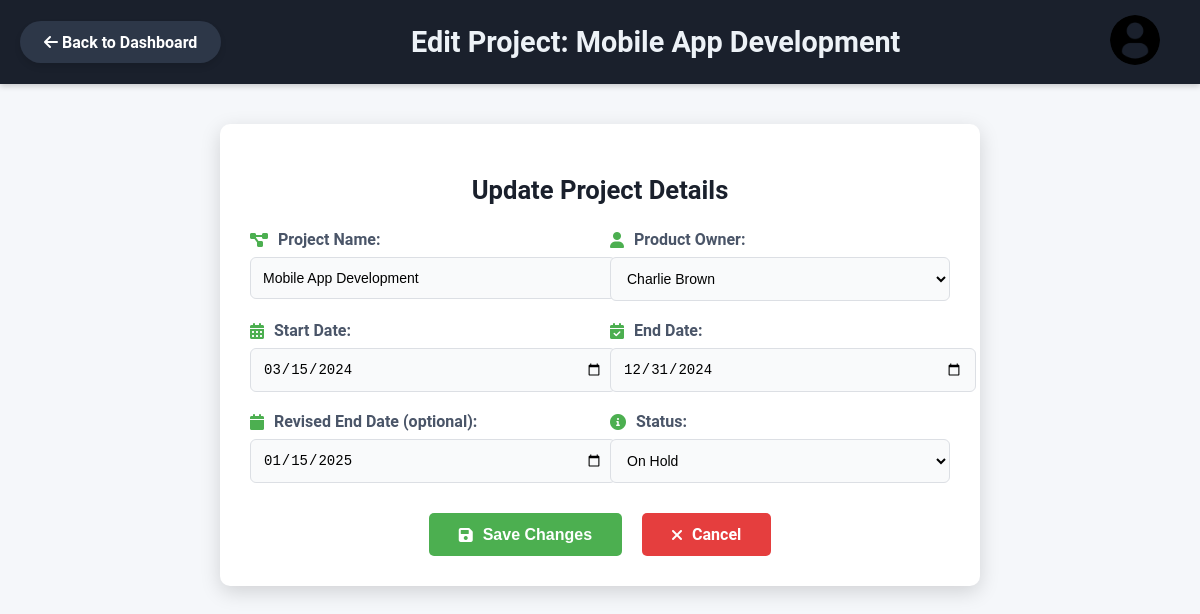
/project/edit/3, run on the app's committed database.
### tables this page shows
CREATE TABLE ProjectInfo (
    ProjectID INT PRIMARY KEY,
    ProjectName VARCHAR(100),
    ProductOwnerID INT,
    StartDate DATE,
    EndDate DATE,
    RevisedEndDate DATE,
    Status VARCHAR(50),
    FOREIGN KEY (ProductOwnerID) REFERENCES ProductOwner(ProductOwnerID)
);

CREATE TABLE ProductOwner (
    ProductOwnerID INT PRIMARY KEY,
    Name VARCHAR(100),
    Email VARCHAR(100),
    ContactNumber VARCHAR(20)
);

### app.py (the view, shortened to what this page needs)
@app.route('/project/edit/<int:project_id>', methods=['GET', 'POST'])
def edit_project(project_id):
    db = get_db()
    project = db.execute('''
        SELECT p.ProjectID, p.ProjectName, p.ProductOwnerID, p.StartDate, p.EndDate, p.RevisedEndDate, p.Status, po.Name
        FROM ProjectInfo p
        JOIN ProductOwner po ON p.ProductOwnerID = po.ProductOwnerID
        WHERE p.ProjectID = ?;
    ''', (project_id,)).fetchone()
    if project:
        product_owners = db.execute('SELECT ProductOwnerID, Name FROM ProductOwner').fetchall()
        return render_template('edit_project.html', project=project, product_owners=product_owners)
    else:
        return "Project not found", 404

### app.py (called while the page is built)
def get_db():
    db = getattr(g, '_database', None)
    if db is None:
        db = g._database = sqlite3.connect(DATABASE)
        db.row_factory = sqlite3.Row  # Enable dict-like access to rows
    return db

@app.teardown_appcontext
def close_connection(exception):
    db = getattr(g, '_database', None)
    if db is not None:
        db.close()

### templates/edit_project.html (shortened to what this page needs)
<!DOCTYPE html>
<html lang="en">
<head>
    <link rel="stylesheet" href="/static/edit_project.css">
    <link href="https://cdnjs.cloudflare.com/ajax/libs/font-awesome/6.0.0-beta3/css/all.min.css" rel="stylesheet">
</head>
<body>
    <header>
        <div id="header-content">
            <a href="/" class="back-to-dashboard">
                <i class="fas fa-arrow-left"></i> Back to Dashboard
            </a>
            <h1>Edit Project: {{ project['ProjectName'] }}</h1>
            <div id="logo-section">
                <a href="/"><img id="logo" src="{{ url_for('static', filename='profile-user.png') }}" alt="User Logo"></a>
            </div>
        </div>
    </header>
    <section id="edit-project">
        <div class="form-container">
            <h2>Update Project Details</h2>
            <form action="/project/update/{{ project['ProjectID'] }}" method="POST">
                <div class="form-row">
                    <div class="form-group">
                        <label for="name"><i class="fas fa-project-diagram"></i> Project Name:</label>
                        <input type="text" id="name" name="name" value="{{ project['ProjectName'] }}" required>
                    </div>
                    <div class="form-group">
                        <label for="product_owner"><i class="fas fa-user"></i> Product Owner:</label>
                        <select id="product_owner" name="product_owner_id" required>
                            {% for owner in product_owners %}
                                <option value="{{ owner.ProductOwnerID }}" {% if owner.ProductOwnerID == project['ProductOwnerID'] %}selected{% endif %}>
                                    {{ owner.Name }}
                                </option>
                            {% endfor %}
                        </select>
                    </div>
                </div>
                <div class="form-row">
                    <div class="form-group">
                        <label for="start_date"><i class="fas fa-calendar-alt"></i> Start Date:</label>
                        <input type="date" id="start_date" name="start_date" value="{{ project['StartDate'] }}" required>
                    </div>
                    <div class="form-group">
                        <label for="end_date"><i class="fas fa-calendar-check"></i> End Date:</label>
                        <input type="date" id="end_date" name="end_date" value="{{ project['EndDate'] }}" required>
                    </div>
                </div>
                <div class="form-row">
                    <div class="form-group">
                        <label for="revised_date"><i class="fas fa-calendar"></i> Revised End Date (optional):</label>
                        <input type="date" id="revised_date" name="revised_date" value="{{ project['RevisedEndDate'] }}">
                    </div>
                    <div class="form-group">
                        <label for="status"><i class="fas fa-info-circle"></i> Status:</label>
                        <select id="status" name="status" required>
                            <option value="On Hold" {% if project['Status'] == 'On Hold' %}selected{% endif %}>On Hold</option>
                        </select>
                    </div>
                </div>
                <div class="form-actions">
                    <button type="submit" class="btn btn-primary"><i class="fas fa-save"></i> Save Changes</button>
                    <a href="/" class="btn btn-secondary"><i class="fas fa-times"></i> Cancel</a>
                </div>
            </form>
        </div>
    </section>
</body>
</html>

### static/edit_project.css (style rules this page uses)
body { margin: 0; font-family: Arial, sans-serif; background-color: #f9f9f9; color: #333; }
header { background-color: #333; color: white; padding: 10px 20px; display: flex; align-items: center; justify-content: space-between; flex-wrap: wrap; box-shadow: 0 2px 5px rgba(0, 0, 0, 0.2); }
#header-content { display: flex; align-items: center; width: 100%; }
#logo-section { display: flex; flex-direction: column; align-items: center; margin-right: 20px; }
#logo { width: 55px; height: 55px; border-radius: 50%; object-fit: cover; transition: transform 0.3s ease; }
header h1 { flex: 1; text-align: center; font-size: 1.8rem; margin: 0; }
#header-content { display: flex; align-items: center; width: 100%; justify-content: space-between; }
#logo-section { display: flex; flex-direction: column; align-items: center; margin-left: 20px; }
#logo { width: 50px; height: 50px; border-radius: 50%; object-fit: cover; }
.form-container { max-width: 800px; margin: 40px auto; padding: 30px; background: white; border-radius: 8px; box-shadow: 0 4px 12px rgba(0, 0, 0, 0.15); }
h2 { text-align: center; color: #333; margin-bottom: 30px; }
.form-row { display: flex; gap: 20px; margin-bottom: 20px; }
.form-group { flex: 1; display: flex; flex-direction: column; }
label { font-weight: bold; margin-bottom: 8px; color: #333; }
label i { margin-right: 8px; color: #000000; }
input, select { width: 100%; padding: 12px; border: 1px solid #ddd; border-radius: 4px; font-size: 14px; }
.form-actions { display: flex; justify-content: center; gap: 20px; margin-top: 30px; }
button.btn-primary, a.btn-secondary { padding: 12px 25px; font-size: 16px; font-weight: bold; color: white; background: #4caf50; border: none; border-radius: 5px; cursor: pointer; display: inline-flex; align-items: center; gap: 10px; text-align: center; }
a.btn-secondary { background: #d32f2f; text-decoration: none; }
.back-to-dashboard { display: inline-block; font-size: 1rem; font-weight: 600; color: #fff; text-decoration: none; padding: 0.7rem 1.5rem; border-radius: 25px; background-color: #333; box-shadow: 0 4px 6px rgba(0, 0, 0, 0.1); transition: background-color 0.3s, transform 0.2s; }
body { margin: 0; font-family: 'Roboto', sans-serif; background-color: #f5f7fa; color: #444; }
header { background-color: #1a202c; color: #f7fafc; padding: 15px 20px; display: flex; align-items: center; justify-content: space-between; flex-wrap: wrap; box-shadow: 0 2px 6px rgba(0, 0, 0, 0.2); }
#logo-section { display: flex; align-items: center; margin-right: 20px; }
#logo { width: 50px; height: 50px; border-radius: 50%; object-fit: cover; transition: transform 0.3s ease, box-shadow 0.3s ease; }
header h1 { flex: 1; text-align: center; font-size: 1.8rem; margin: 0; color: #edf2f7; }
.back-to-dashboard { display: inline-block; font-size: 1rem; font-weight: 600; color: #fff; text-decoration: none; padding: 0.7rem 1.5rem; border-radius: 25px; background-color: #2d3748; box-shadow: 0 4px 6px rgba(0, 0, 0, 0.1); transition: transform 0.2s ease, background-color 0.2s ease; }
.form-container { max-width: 700px; margin: 40px auto; padding: 30px; background: white; border-radius: 10px; box-shadow: 0 6px 20px rgba(0, 0, 0, 0.15); }
h2 { text-align: center; color: #1a202c; margin-bottom: 25px; font-size: 1.6rem; font-weight: 700; }
label { font-weight: 600; margin-bottom: 8px; color: #4a5568; display: flex; align-items: center; }
label i { margin-right: 10px; color: #4caf50; }
input, select { width: 100%; padding: 12px; border: 1px solid #dcdfe4; border-radius: 6px; font-size: 14px; background-color: #f9fafb; transition: border-color 0.3s, box-shadow 0.3s; }
button.btn-primary, a.btn-secondary { padding: 12px 30px; font-size: 1rem; font-weight: bold; color: white; border: none; border-radius: 5px; cursor: pointer; text-align: center; transition: background-color 0.3s, transform 0.2s; }
button.btn-primary { background: #4caf50; }
a.btn-secondary { background: #e53e3e; text-decoration: none; }

### data on the page
ProjectInfo: ProjectName "Mobile App Development", name "Mobile App Development", product_owner_id "Charlie Brown", start_date "03/15/2024", end_date "12/31/2024", revised_date "01/15/2025", status "On Hold"
